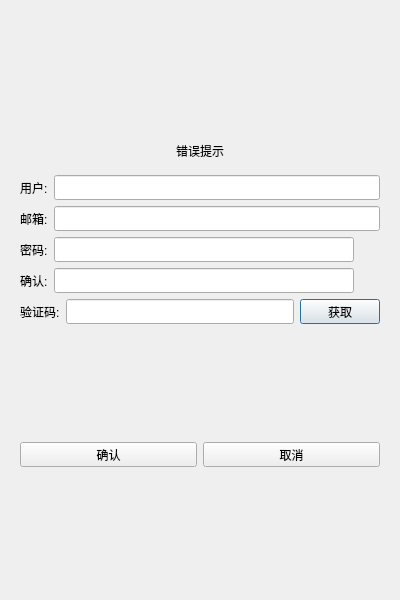
<?xml version="1.0" encoding="UTF-8"?>
<ui version="4.0">
 <class>RegisterDialog</class>
 <widget class="QDialog" name="RegisterDialog">
  <property name="geometry">
   <rect>
    <x>0</x>
    <y>0</y>
    <width>400</width>
    <height>600</height>
   </rect>
  </property>
  <property name="minimumSize">
   <size>
    <width>400</width>
    <height>600</height>
   </size>
  </property>
  <property name="maximumSize">
   <size>
    <width>400</width>
    <height>600</height>
   </size>
  </property>
  <property name="windowTitle">
   <string>Dialog</string>
  </property>
  <layout class="QVBoxLayout" name="verticalLayout_2">
   <item>
    <layout class="QVBoxLayout" name="verticalLayout">
     <item>
      <widget class="QStackedWidget" name="stackedWidget">
       <property name="currentIndex">
        <number>0</number>
       </property>
       <widget class="QWidget" name="page">
        <layout class="QVBoxLayout" name="verticalLayout_3">
         <item>
          <spacer name="verticalSpacer">
           <property name="orientation">
            <enum>Qt::Vertical</enum>
           </property>
           <property name="sizeHint" stdset="0">
            <size>
             <width>20</width>
             <height>40</height>
            </size>
           </property>
          </spacer>
         </item>
         <item>
          <widget class="QWidget" name="widget" native="true">
           <layout class="QVBoxLayout" name="verticalLayout_4">
            <item>
             <widget class="QLabel" name="err_tip">
              <property name="text">
               <string>错误提示</string>
              </property>
              <property name="alignment">
               <set>Qt::AlignCenter</set>
              </property>
             </widget>
            </item>
           </layout>
          </widget>
         </item>
         <item>
          <layout class="QHBoxLayout" name="horizontalLayout">
           <item>
            <widget class="QLabel" name="user_label">
             <property name="minimumSize">
              <size>
               <width>0</width>
               <height>25</height>
              </size>
             </property>
             <property name="maximumSize">
              <size>
               <width>16777215</width>
               <height>25</height>
              </size>
             </property>
             <property name="text">
              <string>用户:</string>
             </property>
            </widget>
           </item>
           <item>
            <widget class="QLineEdit" name="user_edit">
             <property name="minimumSize">
              <size>
               <width>0</width>
               <height>25</height>
              </size>
             </property>
             <property name="maximumSize">
              <size>
               <width>16777215</width>
               <height>25</height>
              </size>
             </property>
            </widget>
           </item>
          </layout>
         </item>
         <item>
          <layout class="QHBoxLayout" name="horizontalLayout_2">
           <item>
            <widget class="QLabel" name="email_label">
             <property name="minimumSize">
              <size>
               <width>0</width>
               <height>25</height>
              </size>
             </property>
             <property name="maximumSize">
              <size>
               <width>16777215</width>
               <height>25</height>
              </size>
             </property>
             <property name="text">
              <string>邮箱:</string>
             </property>
            </widget>
           </item>
           <item>
            <widget class="QLineEdit" name="email_edit">
             <property name="minimumSize">
              <size>
               <width>0</width>
               <height>25</height>
              </size>
             </property>
             <property name="maximumSize">
              <size>
               <width>16777215</width>
               <height>25</height>
              </size>
             </property>
            </widget>
           </item>
          </layout>
         </item>
         <item>
          <layout class="QHBoxLayout" name="horizontalLayout_3">
           <item>
            <widget class="QLabel" name="pass_label">
             <property name="text">
              <string>密码:</string>
             </property>
            </widget>
           </item>
           <item>
            <widget class="QLineEdit" name="pass_edit">
             <property name="sizePolicy">
              <sizepolicy hsizetype="Expanding" vsizetype="Fixed">
               <horstretch>0</horstretch>
               <verstretch>0</verstretch>
              </sizepolicy>
             </property>
             <property name="minimumSize">
              <size>
               <width>0</width>
               <height>25</height>
              </size>
             </property>
             <property name="maximumSize">
              <size>
               <width>16777215</width>
               <height>25</height>
              </size>
             </property>
            </widget>
           </item>
           <item>
            <widget class="QLabel" name="pass_visible">
             <property name="minimumSize">
              <size>
               <width>20</width>
               <height>20</height>
              </size>
             </property>
             <property name="maximumSize">
              <size>
               <width>100</width>
               <height>100</height>
              </size>
             </property>
             <property name="text">
              <string/>
             </property>
            </widget>
           </item>
          </layout>
         </item>
         <item>
          <layout class="QHBoxLayout" name="horizontalLayout_4">
           <item>
            <widget class="QLabel" name="confirm_label">
             <property name="text">
              <string>确认:</string>
             </property>
            </widget>
           </item>
           <item>
            <widget class="QLineEdit" name="confirm_edit">
             <property name="minimumSize">
              <size>
               <width>0</width>
               <height>25</height>
              </size>
             </property>
             <property name="maximumSize">
              <size>
               <width>16777215</width>
               <height>25</height>
              </size>
             </property>
            </widget>
           </item>
           <item>
            <widget class="QLabel" name="confirm_visible">
             <property name="minimumSize">
              <size>
               <width>20</width>
               <height>20</height>
              </size>
             </property>
             <property name="maximumSize">
              <size>
               <width>100</width>
               <height>100</height>
              </size>
             </property>
             <property name="text">
              <string/>
             </property>
            </widget>
           </item>
          </layout>
         </item>
         <item>
          <layout class="QHBoxLayout" name="horizontalLayout_5">
           <item>
            <widget class="QLabel" name="varify_label">
             <property name="minimumSize">
              <size>
               <width>0</width>
               <height>25</height>
              </size>
             </property>
             <property name="maximumSize">
              <size>
               <width>16777215</width>
               <height>25</height>
              </size>
             </property>
             <property name="text">
              <string>验证码:</string>
             </property>
            </widget>
           </item>
           <item>
            <widget class="QLineEdit" name="varify_edit">
             <property name="minimumSize">
              <size>
               <width>0</width>
               <height>25</height>
              </size>
             </property>
             <property name="maximumSize">
              <size>
               <width>16777215</width>
               <height>25</height>
              </size>
             </property>
            </widget>
           </item>
           <item>
            <widget class="TimerBtn" name="get_code">
             <property name="minimumSize">
              <size>
               <width>0</width>
               <height>25</height>
              </size>
             </property>
             <property name="maximumSize">
              <size>
               <width>16777215</width>
               <height>25</height>
              </size>
             </property>
             <property name="text">
              <string>获取</string>
             </property>
            </widget>
           </item>
          </layout>
         </item>
         <item>
          <spacer name="verticalSpacer_2">
           <property name="orientation">
            <enum>Qt::Vertical</enum>
           </property>
           <property name="sizeHint" stdset="0">
            <size>
             <width>20</width>
             <height>40</height>
            </size>
           </property>
          </spacer>
         </item>
         <item>
          <layout class="QHBoxLayout" name="horizontalLayout_6">
           <item>
            <widget class="QPushButton" name="sure_btn">
             <property name="minimumSize">
              <size>
               <width>0</width>
               <height>25</height>
              </size>
             </property>
             <property name="maximumSize">
              <size>
               <width>16777215</width>
               <height>25</height>
              </size>
             </property>
             <property name="text">
              <string>确认</string>
             </property>
            </widget>
           </item>
           <item>
            <widget class="QPushButton" name="cancel_btn">
             <property name="minimumSize">
              <size>
               <width>0</width>
               <height>25</height>
              </size>
             </property>
             <property name="maximumSize">
              <size>
               <width>16777215</width>
               <height>25</height>
              </size>
             </property>
             <property name="text">
              <string>取消</string>
             </property>
            </widget>
           </item>
          </layout>
         </item>
         <item>
          <spacer name="verticalSpacer_3">
           <property name="orientation">
            <enum>Qt::Vertical</enum>
           </property>
           <property name="sizeHint" stdset="0">
            <size>
             <width>20</width>
             <height>40</height>
            </size>
           </property>
          </spacer>
         </item>
        </layout>
       </widget>
       <widget class="QWidget" name="page_2">
        <layout class="QVBoxLayout" name="verticalLayout_5">
         <item>
          <spacer name="verticalSpacer_4">
           <property name="orientation">
            <enum>Qt::Vertical</enum>
           </property>
           <property name="sizeHint" stdset="0">
            <size>
             <width>20</width>
             <height>40</height>
            </size>
           </property>
          </spacer>
         </item>
         <item>
          <widget class="QLabel" name="tip_lb">
           <property name="text">
            <string>注册成功，5s后返回登录
</string>
           </property>
           <property name="alignment">
            <set>Qt::AlignCenter</set>
           </property>
          </widget>
         </item>
         <item>
          <widget class="QLabel" name="tip2_lb">
           <property name="text">
            <string>可点击返回按钮直接返回登录界面</string>
           </property>
           <property name="alignment">
            <set>Qt::AlignCenter</set>
           </property>
          </widget>
         </item>
         <item>
          <spacer name="verticalSpacer_5">
           <property name="orientation">
            <enum>Qt::Vertical</enum>
           </property>
           <property name="sizeHint" stdset="0">
            <size>
             <width>20</width>
             <height>40</height>
            </size>
           </property>
          </spacer>
         </item>
         <item>
          <widget class="QWidget" name="widget_2" native="true">
           <layout class="QHBoxLayout" name="horizontalLayout_7">
            <item>
             <spacer name="horizontalSpacer">
              <property name="orientation">
               <enum>Qt::Horizontal</enum>
              </property>
              <property name="sizeHint" stdset="0">
               <size>
                <width>134</width>
                <height>20</height>
               </size>
              </property>
             </spacer>
            </item>
            <item>
             <widget class="QPushButton" name="return_btn">
              <property name="minimumSize">
               <size>
                <width>0</width>
                <height>25</height>
               </size>
              </property>
              <property name="text">
               <string>返回登录</string>
              </property>
             </widget>
            </item>
            <item>
             <spacer name="horizontalSpacer_2">
              <property name="orientation">
               <enum>Qt::Horizontal</enum>
              </property>
              <property name="sizeHint" stdset="0">
               <size>
                <width>134</width>
                <height>20</height>
               </size>
              </property>
             </spacer>
            </item>
           </layout>
          </widget>
         </item>
         <item>
          <spacer name="verticalSpacer_6">
           <property name="orientation">
            <enum>Qt::Vertical</enum>
           </property>
           <property name="sizeHint" stdset="0">
            <size>
             <width>20</width>
             <height>40</height>
            </size>
           </property>
          </spacer>
         </item>
        </layout>
       </widget>
      </widget>
     </item>
    </layout>
   </item>
  </layout>
 </widget>
 <customwidgets>
  <customwidget>
   <class>TimerBtn</class>
   <extends>QPushButton</extends>
   <header>timerbtn.h</header>
  </customwidget>
 </customwidgets>
 <resources/>
 <connections/>
</ui>
